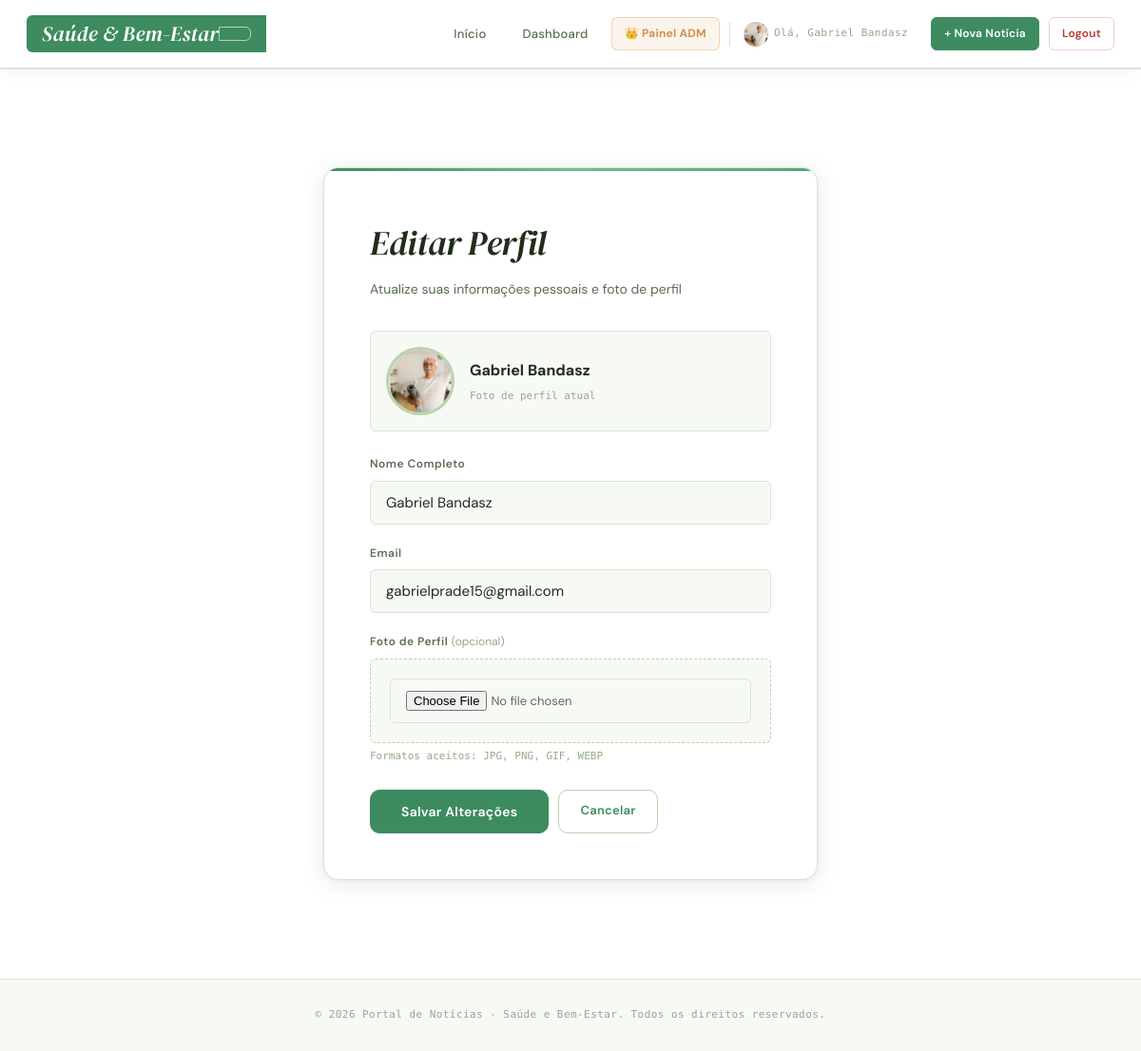
/projeto-final/editar_usuario.php (signed in), run on the app's committed database.
### tables this page shows
CREATE TABLE `usuarios` (
  `id` int(11) NOT NULL,
  `nome` varchar(100) NOT NULL,
  `email` varchar(100) NOT NULL,
  `senha` varchar(255) NOT NULL,
  `data_criacao` datetime DEFAULT current_timestamp(),
  `ativo` tinyint(1) DEFAULT 1,
  `adm` tinyint(1) NOT NULL DEFAULT 0,
  `aprovado` tinyint(1) NOT NULL DEFAULT 0,
  `foto` varchar(255) DEFAULT NULL
);

### projeto-final/funcoes.php (called while the page is built, shortened)
<?php
function usuario_adm() { return isset($_SESSION['usuario_adm']) && $_SESSION['usuario_adm'] == 1; }
function obter_usuario($conexao, $id)
{
    $id = (int)$id;
    $res = $conexao->query("SELECT * FROM usuarios WHERE id = $id");
    return $res->fetch_assoc();
}
function sanitizar($texto) { return htmlspecialchars($texto, ENT_QUOTES, 'UTF-8'); }

### projeto-final/editar_usuario.php (the view, shortened to what this page needs)
<?php
require_once 'conexao.php';
require_once 'funcoes.php';
$usuario_id = $_SESSION['usuario_id'];
$usuario = obter_usuario($conexao, $usuario_id);
?>
<!DOCTYPE html>
<html lang="pt-BR">
<head>
    <link rel="stylesheet" href="style.css">
</head>
<body>
    <header class="header">
        <div class="container">
            <div class="logo">
                <h1>Saúde & Bem-Estar</h1>
            </div>
            <nav class="nav">
                <a href="index.php" class="nav-link">Início</a>
                <a href="dashboard.php" class="nav-link">Dashboard</a>
                <?php if (usuario_adm()): ?>
                    <a href="admin.php" class="nav-link-adm">👑 Painel ADM</a>
                <?php endif; ?>
                <span class="user-info">
                    <?php if (!empty($usuario['foto'])): ?>
                        <img src="<?php echo sanitizar($usuario['foto']); ?>"
                            style="width:26px; height:26px; border-radius:50%; object-fit:cover;">
                    <?php endif; ?>
                    Olá, <?php echo sanitizar($_SESSION['usuario_nome']); ?>
                </span>
                <a href="nova_noticia.php" class="btn-primary btn-small">+ Nova Notícia</a>
                <a href="logout.php" class="btn-danger btn-small">Logout</a>
            </nav>
        </div>
    </header>
    <main class="main-content">
        <div class="container">
            <div class="form-container-usu">
                <h2>Editar Perfil</h2>
                <p class="form-descricao">Atualize suas informações pessoais e foto de perfil</p>
                <div class="foto-perfil-preview">
                    <?php if (!empty($usuario['foto'])): ?>
                        <img src="<?php echo sanitizar($usuario['foto']); ?>" alt="Foto de perfil">
                    <?php else: ?>
                        <div class="foto-perfil-placeholder">👤</div>
                    <?php endif; ?>
                    <div class="foto-perfil-info">
                        <strong><?php echo sanitizar($usuario['nome']); ?></strong>
                        <small>Foto de perfil atual</small>
                    </div>
                </div>
                <form method="POST" enctype="multipart/form-data" class="form">
                    <div class="form-group">
                        <label>Nome Completo</label>
                        <input type="text" name="nome"
                            value="<?php echo sanitizar($usuario['nome']); ?>" required>
                    </div>
                    <div class="form-group">
                        <label>Email</label>
                        <input type="email" name="email"
                            value="<?php echo sanitizar($usuario['email']); ?>" required>
                    </div>
                    <div class="form-group">
                        <label>Foto de Perfil <span style="font-weight:400;text-transform:none;letter-spacing:0;color:var(--cor-texto-subtil);">(opcional)</span></label>
                        <div class="upload-area">
                            <input type="file" name="foto" accept="image/*">
                        </div>
                        <small>Formatos aceitos: JPG, PNG, GIF, WEBP</small>
                    </div>
                    <div class="form-acoes">
                        <button type="submit" class="btn-primary btn-large">Salvar Alterações</button>
                        <a href="dashboard.php" class="btn-secondary">Cancelar</a>
                    </div>
                </form>
            </div>
        </div>
    </main>
    <footer class="footer">
        <div class="container">
            <p>&copy; 2026 Portal de Notícias - Saúde e Bem-Estar. Todos os direitos reservados.</p>
        </div>
    </footer>
</body>
</html>

### data on the page
usuarios: foto (picture), nome "Gabriel Bandasz", email "gabrielprade15@gmail.com"

### other printed values
sanitizar($_SESSION['usuario_nome']) "Gabriel Bandasz"
